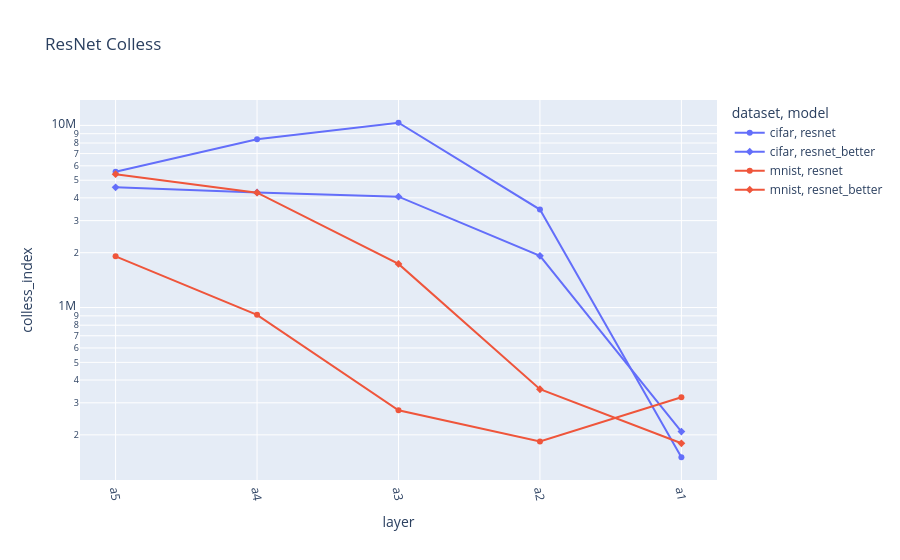

Notebook code for this chart:
### Code cell
resnet = full_data[(full_data["model"].str.contains("resnet")) & (full_data["split"] == "trainUval")].copy()

resnet["layer_idx"] = resnet["layer"].apply(lambda x: layer_order['resnet'].index(x))
resnet.sort_values("layer_idx", inplace=True)

fig = px.line(resnet, x="layer", y="colless_index", color="dataset", symbol="model", color_discrete_sequence=px.colors.qualitative.Plotly, title="ResNet Colless")
fig.update_xaxes(tickangle=80)
fig.update_yaxes(type="log")

### Figure 1 — Plotly figure (JSON) as saved in the notebook; plotly's stock layout.template omitted (floating-point values rounded to 4 significant figures)
{"data": [{"hovertemplate": "dataset=cifar<br>model=resnet<br>layer=%{x}<br>colless_index=%{y}<extra></extra>", "legendgroup": "cifar, resnet", "line": {"color": "#636EFA", "dash": "solid"}, "marker": {"symbol": "circle"}, "mode": "lines+markers", "name": "cifar, resnet", "orientation": "v", "showlegend": true, "type": "scatter", "x": ["a5", "a4", "a3", "a2", "a1"], "xaxis": "x", "y": [5565000.0, 8392000.0, 10340000.0, 3451000.0, 150700.0], "yaxis": "y"}, {"hovertemplate": "dataset=cifar<br>model=resnet_better<br>layer=%{x}<br>colless_index=%{y}<extra></extra>", "legendgroup": "cifar, resnet_better", "line": {"color": "#636EFA", "dash": "solid"}, "marker": {"symbol": "diamond"}, "mode": "lines+markers", "name": "cifar, resnet_better", "orientation": "v", "showlegend": true, "type": "scatter", "x": ["a5", "a4", "a3", "a2", "a1"], "xaxis": "x", "y": [4568000.0, 4282000.0, 4063000.0, 1922000.0, 208400.0], "yaxis": "y"}, {"hovertemplate": "dataset=mnist<br>model=resnet<br>layer=%{x}<br>colless_index=%{y}<extra></extra>", "legendgroup": "mnist, resnet", "line": {"color": "#EF553B", "dash": "solid"}, "marker": {"symbol": "circle"}, "mode": "lines+markers", "name": "mnist, resnet", "orientation": "v", "showlegend": true, "type": "scatter", "x": ["a5", "a4", "a3", "a2", "a1"], "xaxis": "x", "y": [1910000.0, 911900.0, 272900.0, 183800.0, 321800.0], "yaxis": "y"}, {"hovertemplate": "dataset=mnist<br>model=resnet_better<br>layer=%{x}<br>colless_index=%{y}<extra></extra>", "legendgroup": "mnist, resnet_better", "line": {"color": "#EF553B", "dash": "solid"}, "marker": {"symbol": "diamond"}, "mode": "lines+markers", "name": "mnist, resnet_better", "orientation": "v", "showlegend": true, "type": "scatter", "x": ["a5", "a4", "a3", "a2", "a1"], "xaxis": "x", "y": [5397000.0, 4270000.0, 1736000.0, 356000.0, 179800.0], "yaxis": "y"}], "layout": {"legend": {"title": {"text": "dataset, model"}, "tracegroupgap": 0}, "title": {"text": "ResNet Colless"}, "xaxis": {"anchor": "y", "domain": [0, 1], "tickangle": 80, "title": {"text": "layer"}}, "yaxis": {"anchor": "x", "domain": [0, 1], "title": {"text": "colless_index"}, "type": "log"}}}
